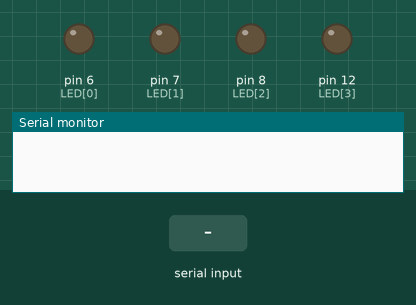
A sketch run on a simulated Arduino Uno, built with avr-gcc and run on an emulated ATmega328P. On the bench: output pins drawn as LEDs (lit = HIGH), the last lines printed to the serial monitor. Inputs (shaded band) come from the test bench. Random numbers use the default seed unless the sketch sets one.

Above: at 1.2 s.
1.3 s: byte 1 (1) received over Serial
At 1.7 s:
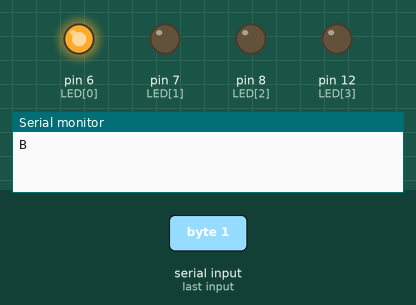
Timing chart, 0 to 4.3 s (numbered marks = the images above; inputs shaded):
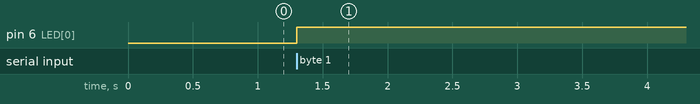

The sketch:

ex17_06.ino
```cpp
// 0 또는 1 수신하여 네 개의 LED 중 한 개 선택 점등

const int LED[] = {6, 7, 8, 12};
int r;

void setup() {
  for (int i = 0; i < 4; i++) {
    pinMode(LED[i], OUTPUT);
  }
  Serial.begin(9600);
}

void loop() { }

void serialEvent() {
  int value = Serial.read();
  if (value == 1) {
    for (int i = 0; i < 4; i++) {
      digitalWrite(LED[i], 0);
    }
    digitalWrite(LED[r], 1);
  } else {
    r = random(4);
    analogWrite(LED[r], random(255));
    delay(random(20, 50));
  }
  Serial.write('B');
}
```

Measured:
- after the input at 1.3 s, pin 6 (LED[0]): LOW → HIGH at once
